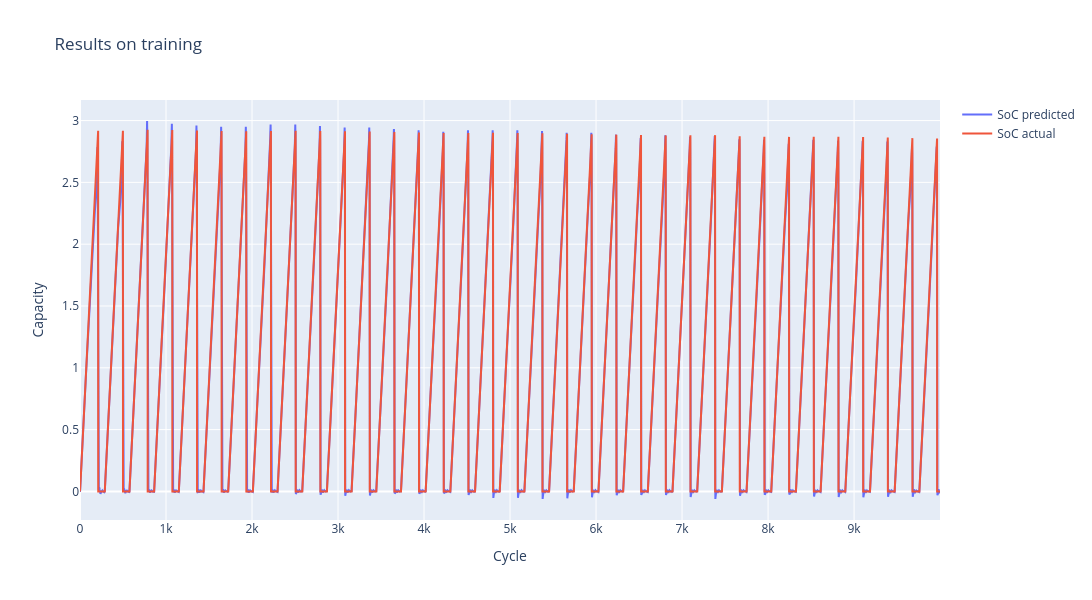

Write notebook code for a chart like this one.
### Code cell
cycle_num = 0
steps_num = 10000
step_index = np.arange(cycle_num*steps_num, (cycle_num+1)*steps_num)

fig = go.Figure()
fig.add_trace(go.Scatter(x=step_index, y=train_predictions.flatten()[cycle_num*steps_num:(cycle_num+1)*steps_num],
                    mode='lines', name='SoC predicted'))
fig.add_trace(go.Scatter(x=step_index, y=train_y.flatten()[cycle_num*steps_num:(cycle_num+1)*steps_num],
                    mode='lines', name='SoC actual'))
fig.update_layout(title='Results on training',
                  xaxis_title='Cycle',
                  yaxis_title='Capacity',
                  width=1400,
                  height=600)
fig.show()

### Figure 1 — Plotly figure (JSON) as saved in the notebook; plotly's stock layout.template omitted (floating-point values rounded to 4 significant figures; data arrays with more than 128 entries replaced by an {"elided": "..."} marker saying what was removed)
{"data": [{"mode": "lines", "name": "SoC predicted", "type": "scatter", "x": {"elided": "10000 int values"}, "y": {"elided": "10000 float values"}}, {"mode": "lines", "name": "SoC actual", "type": "scatter", "x": {"elided": "10000 int values"}, "y": {"elided": "10000 float values"}}], "layout": {"height": 600, "title": {"text": "Results on training"}, "width": 1400, "xaxis": {"title": {"text": "Cycle"}}, "yaxis": {"title": {"text": "Capacity"}}}}
